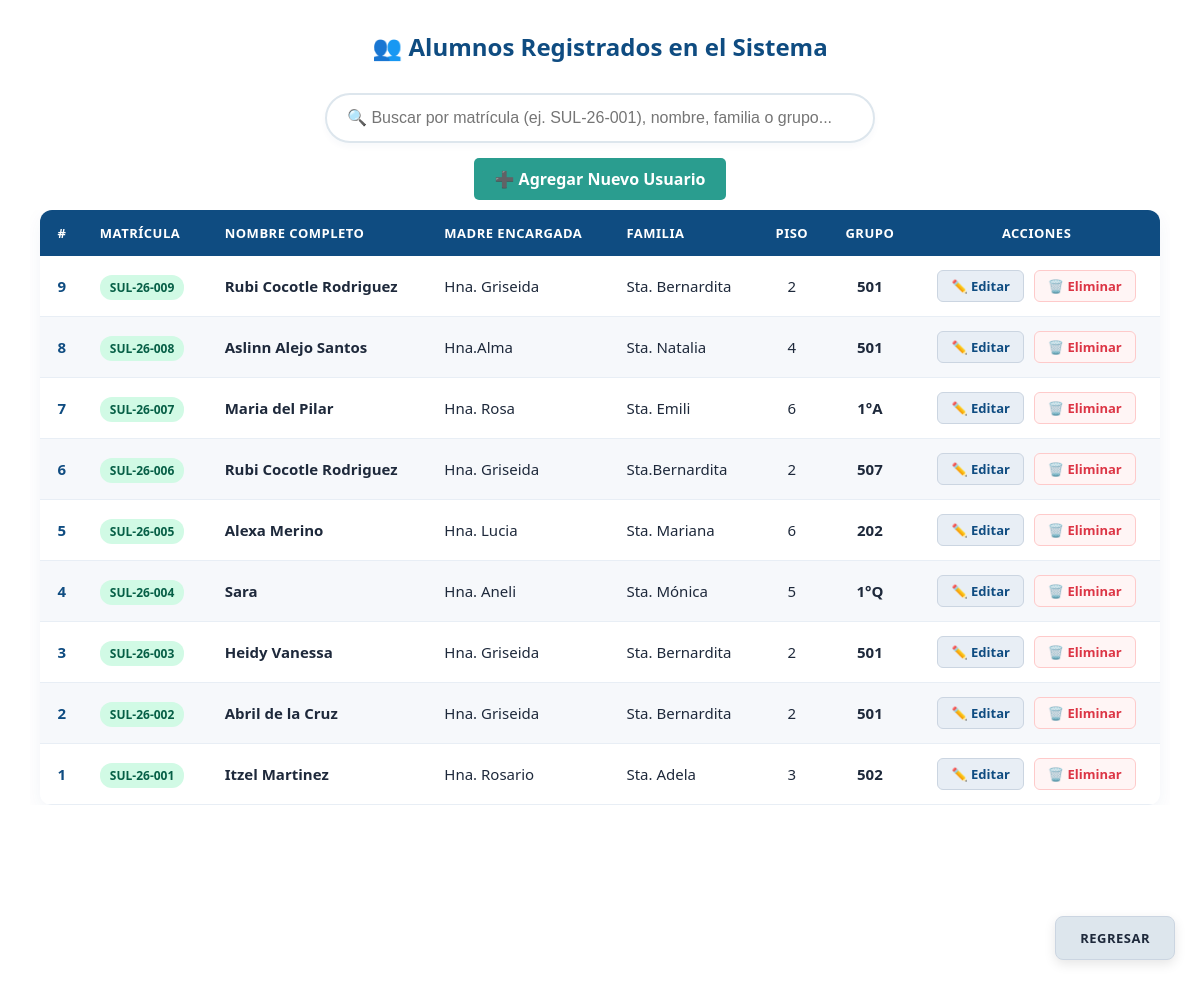
/ver_alumnos.php (signed in), run on an earlier commit of the app's database.
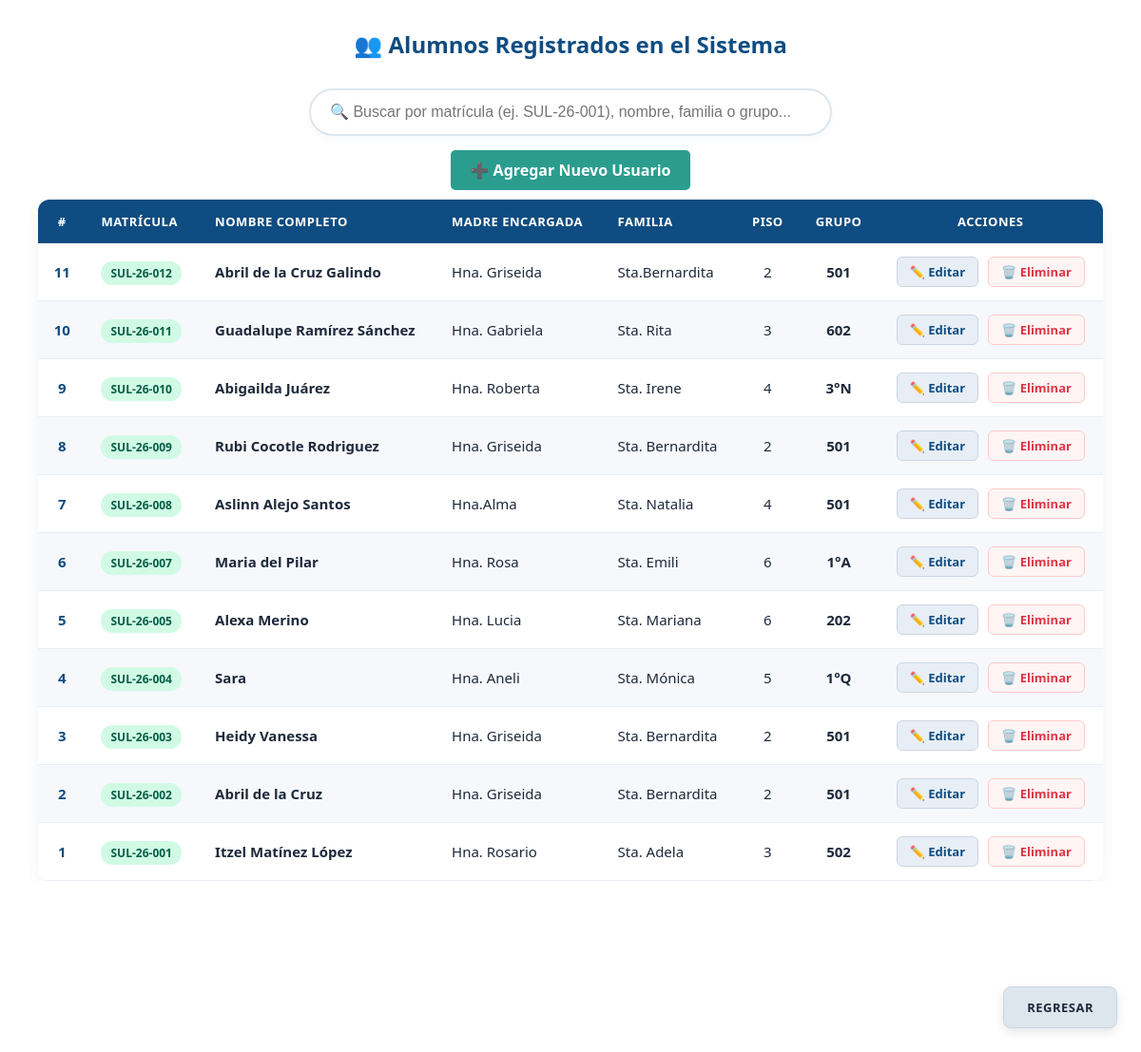
And on a later commit of the database.
### tables this page shows
CREATE TABLE `alumnos` (
  `id_Alumnos` int(11) NOT NULL AUTO_INCREMENT,
  `Matricula` varchar(30) DEFAULT NULL,
  `Nombre` varchar(100) NOT NULL,
  `Apellido_Paterno` varchar(100) NOT NULL DEFAULT '',
  `Apellido_Materno` varchar(100) NOT NULL DEFAULT '',
  `Madre_encargada` varchar(100) DEFAULT NULL,
  `Familia` varchar(100) DEFAULT NULL,
  `Piso` varchar(20) DEFAULT NULL,
  `Grupo` varchar(20) DEFAULT NULL,
  `Renovación` date DEFAULT NULL,
  PRIMARY KEY (`id_Alumnos`),
  UNIQUE KEY `Matricula` (`Matricula`)
);

### ver_alumnos.php (the view, shortened to what this page needs)
<?php
require_once 'conexion.php';
?>
<!DOCTYPE html>
<html lang="es">
<head>
    <link rel="stylesheet" href="style.css?v=<?php echo time(); ?>">
</head>
<body class="body2">
    <h2 style="text-align: center; color: #0F4C81; margin-top: 30px;">👥 Alumnos Registrados en el Sistema</h2>
    <div class="contenedor-busqueda" style="width: 90%; max-width: 550px; margin: 20px auto; text-align: center;">
        <input type="text" id="buscador-alumnos" class="input-busqueda"
               placeholder="🔍 Buscar por matrícula (ej. SUL-26-001), nombre, familia o grupo..."
               style="width: 100%; padding: 12px 20px; font-size: 15px; border: 2px solid #DDE6ED; border-radius: 30px; outline: none; box-sizing: border-box; box-shadow: 0 4px 6px rgba(15, 76, 129, 0.03);">
    </div>
    <div style="text-align: center; margin-bottom: 20px;">
        <a href="registrar_usuario.php" style="background-color: #2A9D8F; color: white; padding: 10px 20px; text-decoration: none; border-radius: 5px; font-weight: bold;">➕ Agregar Nuevo Usuario</a>
    </div>
    <div class="tabla-responsiva" style="max-width: 1250px;">
        <table class="tabla-datos">
            <thead>
                <tr>
                    <th style="text-align: center;">#</th>
                    <th>Matrícula</th>
                    <th>Nombre Completo</th>
                    <th>Madre Encargada</th>
                    <th>Familia</th>
                    <th style="text-align: center;">Piso</th>
                    <th style="text-align: center;">Grupo</th>
                    <th style="text-align: center;">Acciones</th>
                </tr>
            </thead>
            <tbody id="tbody-alumnos">
                <?php
                $consulta = "SELECT * FROM alumnos ORDER BY id_Alumnos DESC";
                $resultado = $conexion->query($consulta);
                if ($resultado && $resultado->num_rows > 0) {
                    $contador_visual = $resultado->num_rows;
                    while ($fila = $resultado->fetch_assoc()) {
                        $id_actual = (int) $fila['id_Alumnos'];
                        $mat = htmlspecialchars($fila['Matricula'] ?? 'Sin matrícula');
                        $nombre_completo = trim(implode(' ', array_filter([
                            $fila['Nombre'] ?? '',
                            $fila['Apellido_Paterno'] ?? '',
                            $fila['Apellido_Materno'] ?? ''
                        ])));
                        echo "<tr>";
                        echo "<td style='font-weight: bold; color: #0F4C81; text-align: center;'>" . $contador_visual . "</td>";
                        echo "<td><span style='padding: 4px 10px; background: #D1FAE5; color: #065F46; border-radius: 12px; font-weight: bold; font-size: 12px; white-space: nowrap;'>" . $mat . "</span></td>";
                        echo "<td><b>" . htmlspecialchars($nombre_completo) . "</b></td>";
                        echo "<td>" . htmlspecialchars($fila['Madre_encargada'] ?: '-') . "</td>";
                        echo "<td>" . htmlspecialchars($fila['Familia'] ?: '-') . "</td>";
                        echo "<td style='text-align: center;'>" . htmlspecialchars($fila['Piso'] ?: '-') . "</td>";
                        echo "<td style='text-align: center; font-weight: 600;'>" . htmlspecialchars($fila['Grupo'] ?: '-') . "</td>";
                        echo "<td style='text-align: center;'>";
                        echo "<a href='registrar_usuario.php?editar_rol=alumno&editar_id=" . $id_actual . "' class='btn-editar'>✏️ Editar</a> ";
                        echo "<a href='registrar_usuario.php?eliminar_rol=alumno&eliminar_id=" . $id_actual . "' class='btn-eliminar' onclick='return confirm(\"¿Estás segura de que deseas eliminar permanentemente a este alumno?\");'>🗑️ Eliminar</a>";
                        echo "</td>";
                        echo "</tr>";
                        $contador_visual--;
                    }
                } else {
                    echo "<tr><td colspan='8' style='text-align: center;'>No hay alumnos registrados todavía.</td></tr>";
                }
                ?>
            </tbody>
        </table>
    </div>
    <div class="z1">
        <a class="z2" href="registrar_usuario.php">REGRESAR</a>
    </div>
</body>
</html>

### style.css (style rules this page uses)
body, html { margin: 0; padding: 0; width: 100%; height: 100%; overflow: hidden; font-family: 'Segoe UI', Arial, sans-serif; text-align: center; }
* { box-sizing: border-box; }
.tabla-datos { width: 100%; max-width: 1000px; margin: 30px auto 80px auto; border-collapse: collapse; background-color: rgba(255, 255, 255, 0.95); box-shadow: 0 6px 20px rgba(15, 76, 129, 0.06); border-radius: 12px; overflow: hidden; z-index: 10; }
.tabla-datos th, .tabla-datos td { padding: 14px 16px; text-align: left; }
.tabla-datos th { background-color: #0F4C81; color: white; font-weight: 600; text-transform: uppercase; font-size: 13px; letter-spacing: 0.5px; }
.tabla-datos td { border-bottom: 1px solid #E8EEF5; color: #1E293B; font-size: 15px; }
.tabla-datos tr:nth-child(even) { background-color: rgba(232, 238, 245, 0.4); }
.z1 { position: fixed; bottom: 25px; right: 25px; z-index: 1000; }
.z2 { display: inline-block; padding: 12px 24px; color: #1E293B; text-decoration: none; border-radius: 8px; font-weight: bold; transition: all 0.2s ease; background-color: #DDE6ED; border: 1px solid #CBD5E1; box-shadow: 0 4px 12px rgba(0, 0, 0, 0.1); text-transform: uppercase; font-size: 13px; letter-spacing: 0.5px; }
.contenedor-busqueda { width: 90%; max-width: 500px; margin: 30px auto 25px auto !important; text-align: center; }
.input-busqueda { width: 100% !important; padding: 14px 20px !important; font-size: 16px !important; border: 2px solid #DDE6ED !important; border-radius: 30px !important; outline: none !important; box-sizing: border-box !important; }
.tabla-responsiva { width: 100%; overflow-x: auto; -webkit-overflow-scrolling: touch; }
html:has(body.body2), body.body2 { overflow-y: auto !important; overflow-x: hidden !important; height: auto !important; min-height: 100vh !important; padding-bottom: 80px !important; }
.tabla-responsiva { width: 95% !important; max-width: 1200px !important; max-height: none !important; margin: 20px auto !important; overflow-y: visible !important; overflow-x: auto !important; -webkit-overflow-scrolling: touch; }
.tabla-responsiva .tabla-datos { margin: 0 auto !important; max-width: 100% !important; }
.tabla-responsiva { width: 100%; overflow-x: auto; -webkit-overflow-scrolling: touch; padding: 0 10px; box-sizing: border-box; }
.tabla-datos td:last-child { white-space: nowrap; }
.btn-editar, .btn-eliminar { display: inline-flex; align-items: center; justify-content: center; gap: 5px; padding: 6px 13px; border-radius: 6px; font-size: 13px; font-weight: 600; text-decoration: none !important; transition: all 0.2s ease; border: 1px solid transparent; cursor: pointer; margin-right: 6px; }
.btn-editar { background-color: #E8EEF5; color: #0F4C81 !important; border-color: #CBD5E1; }
.btn-eliminar { background-color: #FFF5F5; color: #DC3545 !important; border-color: #FECACA; margin-right: 0; }

What changed in the data, as far as the page shows it:
removed alumnos: Matricula "SUL-26-006", Nombre "Rubi Cocotle Rodriguez", Madre_encargada "Hna. Griseida", Familia "Sta.Bernardita", Piso "2", Grupo "507"
added alumnos: Matricula "SUL-26-012", nombre_completo "Abril de la Cruz Galindo", Madre_encargada "Hna. Griseida", Familia "Sta.Bernardita", Piso "2", Grupo "501"
added alumnos: Matricula "SUL-26-011", nombre_completo "Guadalupe Ramírez Sánchez", Madre_encargada "Hna. Gabriela", Familia "Sta. Rita", Piso "3", Grupo "602"
added alumnos: Matricula "SUL-26-010", nombre_completo "Abigailda Juárez", Madre_encargada "Hna. Roberta", Familia "Sta. Irene", Piso "4", Grupo "3°N"
changed alumnos "Hna. Rosario": nombre_completo "Itzel Martinez" → "Itzel Matínez López"
